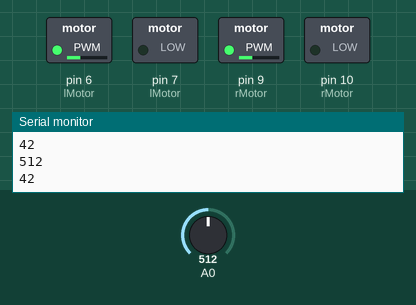
This sketch was run on a simulated Arduino Uno, built with avr-gcc and run on an emulated ATmega328P. Shown: switched loads named in the sketch (green lamp = pin HIGH), the last lines printed to the serial monitor. Inputs (shaded band) come from the test bench; at power-on: A0 = 512.

Above: at 1.2 s.
1.3 s: A0 set to 716
At 1.9 s:
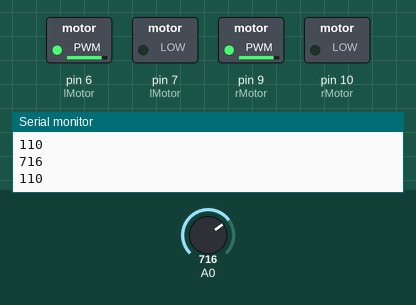
2.8 s: A0 set to 900
At 3.4 s:
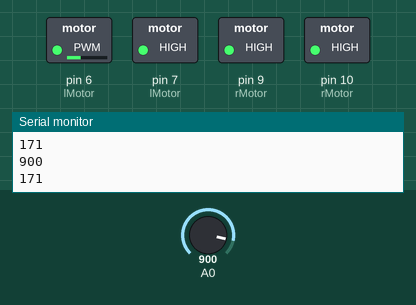
4.3 s: A0 set to 1023
At 5.5 s:
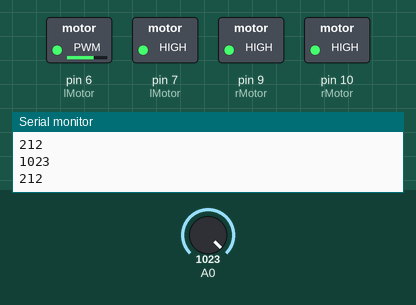
5.8 s: A0 set to 306
At 6.6 s:
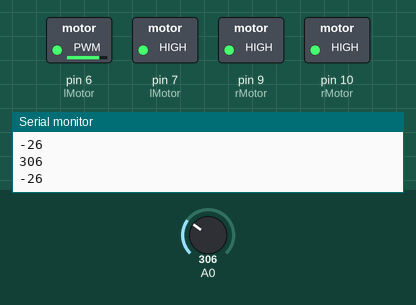
7.3 s: A0 set to 0
At 8.0 s:
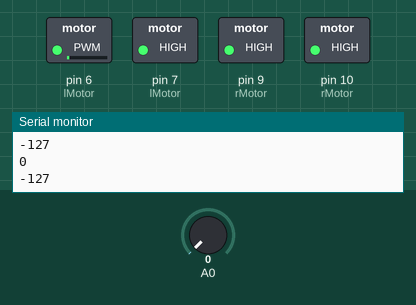
8.8 s: A0 set to 511
At 10.2 s:
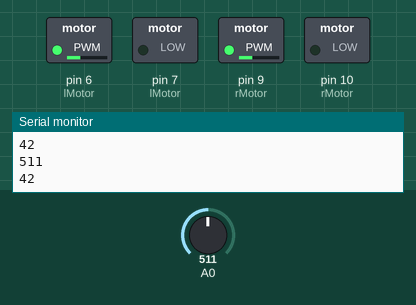
Timing chart, 0 to 11.3 s (numbered marks = the images above; inputs shaded):
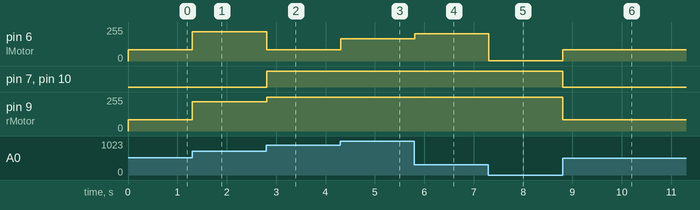

Measured:
- after the input at 1.3 s, pin 6 (lMotor), pin 9 (rMotor): 84/255 → 220/255 at once
- after the input at 2.8 s, pin 6 (lMotor): 220/255 → 86/255 at once; pin 7 (lMotor), pin 10 (rMotor): LOW → HIGH at once; pin 9 (rMotor): 220/255 → 255/255 at once
- after the input at 4.3 s, pin 6 (lMotor): 86/255 → 168/255 at once
- after the input at 5.8 s, pin 6 (lMotor): 168/255 → 204/255 at once
- after the input at 7.3 s, pin 6 (lMotor): 204/255 → 1/255 at once
- after the input at 8.8 s, pin 6 (lMotor): 1/255 → 84/255 at once; pin 7 (lMotor), pin 10 (rMotor): HIGH → LOW at once; pin 9 (rMotor): 255/255 → 84/255 at once

The sketch:

MotorControl.ino
```cpp
// Output values to the motors

// Define the outputs for each of the motors
const int LmotPWM = 6;
const int LmotDIG = 7;
const int RmotPWM = 9;
const int RmotDIG = 10;

// Create the arrays to reference each of the motors
int lMotor[2] = {LmotPWM, LmotDIG};
int rMotor[2] = {RmotPWM, RmotDIG}; // Left Motor Pins

// Initialize the output motor function
int motVel(signed char vel, int pwm =lMotor[0], int dig =lMotor[1]);


void setup() {
  Serial.begin(115200);

  pinMode(lMotor[1], OUTPUT);
  pinMode(rMotor[1], OUTPUT);

  signed char vel = -50;
  motVel(vel);

}

void loop() {
  // Input the velocity desired to the motor outputs
  Serial.println(analogRead(A0));
  int vel = analogRead(A0);
  //int vel = 125;
  vel = map(vel, 0, 766, -127, 127);
  Serial.println(vel);

  // Set the motor's velocities
  motVel(vel, lMotor[0], lMotor[1]);
  motVel(vel, rMotor[0], rMotor[1]);
  delay(10);
}


int motVel(signed char vel, int pwm, int dig) { // Set the correct outputs for each of the motor's pins as defined in the program
  /* signed char vel: (-127 to 127): Value controls velocity, negative values control reverse movement
     int pwm: (PWM Capable pin):     Value for the pwm input of the motor
     int dig: (Digital pin):         Value for the dig input of the motor
   */
  int pwmVal;  // The value written to the pwm pin (must be intverted if in reverse)

  // Determine the direction of the motor
  if(vel < 0){  // The velocity is negative
    digitalWrite(dig, HIGH); // Digital pin must be turned on
    pwmVal = 129 + vel; // Invert the velocity (Reverse velocity)
  }
  else {
    digitalWrite(dig, LOW); // Digital pin must be turned off
    pwmVal = vel; // Forward velocity
  }

  // Map the motor velocity (7 - bit) to the pwm duty cycle (8 - bit)
  pwmVal = map(vel, 0, 127, 0, 255);
  analogWrite(pwm, pwmVal);

//  Serial.print("Velocity: ");
//  Serial.println(vel);
//  Serial.print("Digital Pin: ");
//  Serial.println(dig);
//  Serial.print("PWM Pin: ");
//  Serial.println(pwm);
//  Serial.print("PWM Value: ");
//  Serial.println(pwmVal);
//  Serial.print("Digital Pin Status: ");
//  Serial.println(digitalRead(dig));

  return vel;
}
```
